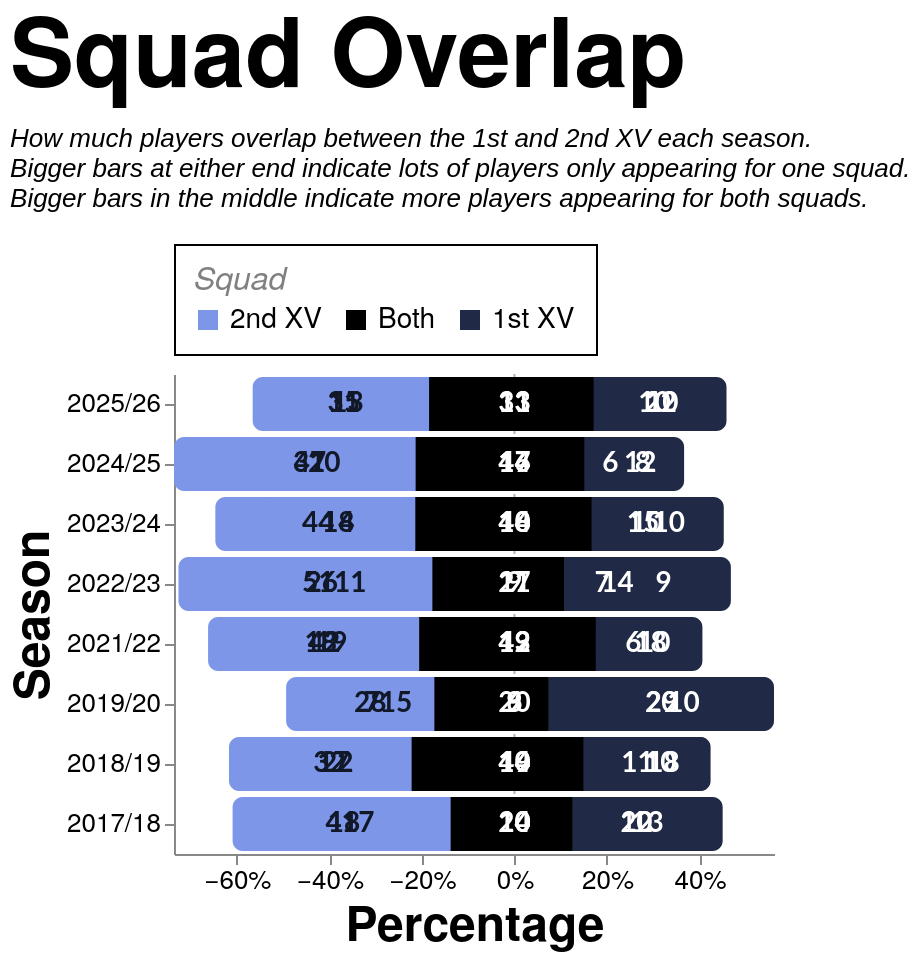

Express this chart as Vega-Lite.
### Vega-Lite specification from a JSON file in a GitHub repository (floating-point values rounded to 4 significant figures)
{"config": {"axis": {"labelFont": "PT Sans Narrow, Helvetica Neue, Helvetica, Arial, sans-serif", "titleFont": "PT Sans Narrow, Helvetica Neue, Helvetica, Arial, sans-serif", "labelFontSize": 13, "titleFontSize": 24, "gridColor": "#202947", "gridOpacity": 0.2, "zindex": 1}, "text": {"font": "Lato, sans-serif"}, "bar": {"cornerRadiusEnd": 5}, "header": {"labelFont": "PT Sans Narrow, Helvetica Neue, Helvetica, Arial, sans-serif", "titleFont": "PT Sans Narrow, Helvetica Neue, Helvetica, Arial, sans-serif", "labelFontSize": 24, "titleFontSize": 28, "labelFontWeight": "bold", "orient": "left"}, "legend": {"labelFont": "PT Sans Narrow, Helvetica Neue, Helvetica, Arial, sans-serif", "titleFont": "PT Sans Narrow, Helvetica Neue, Helvetica, Arial, sans-serif", "labelFontSize": 14, "titleFontSize": 16, "titlePadding": 5, "fillColor": "white", "strokeColor": "black", "padding": 10, "titleFontWeight": "lighter", "titleFontStyle": "italic", "titleColor": "gray", "offset": 10}, "title": {"font": "PT Sans Narrow, Helvetica Neue, Helvetica, Arial, sans-serif", "fontSize": 48, "fontWeight": "bold", "anchor": "start", "align": "center", "titlePadding": 20, "subtitlePadding": 10, "subtitleFontSize": 13, "subtitleColor": "", "subtitleFontStyle": "italic", "offset": 15, "color": "black"}, "axisX": {"labelAngle": 0}, "facet": {"title": null, "header": null, "align": {"row": "each", "column": "each"}}, "resolve": {"scale": {"y": "independent", "facet": "independent"}}, "background": "transparent", "scale": {"offsetBandPaddingOuter": 0.2, "offsetBandPaddingInner": 0.1}, "view": {"stroke": null, "background": "transparent"}}, "layer": [{"data": {"name": "data-d285a7403ed98ae579761d64a864032b"}, "mark": {"type": "rule", "color": "#000000", "opacity": 0.3, "size": 1, "strokeDash": [2, 2]}, "encoding": {"x": {"field": "x", "type": "quantitative"}}}, {"layer": [{"mark": {"type": "bar", "cornerRadiusBottomLeft": 5, "cornerRadiusBottomRight": 0, "cornerRadiusTopLeft": 5, "cornerRadiusTopRight": 0}, "encoding": {"color": {"field": "category", "legend": {"orient": "top", "title": "Squad", "values": ["2nd XV", "Both", "1st XV"]}, "scale": {"domain": ["1st XV", "Both", "2nd XV"], "range": ["#202946", "#000000", "#7d96e8"]}, "type": "nominal"}, "order": {"field": "render_priority", "sort": "ascending", "type": "quantitative"}, "tooltip": [{"field": "season", "title": "Season", "type": "ordinal"}, {"field": "unit", "title": "Unit", "type": "nominal"}, {"field": "category", "title": "Pattern", "type": "nominal"}, {"field": "category_group", "title": "Appearance", "type": "nominal"}, {"field": "players", "title": "Players", "type": "quantitative"}, {"field": "percentage", "format": ".1%", "title": "Percentage", "type": "quantitative"}], "x": {"axis": {"format": "%", "grid": false}, "field": "percentage_start", "scale": {"nice": false}, "title": "Percentage", "type": "quantitative"}, "x2": {"field": "percentage_end"}, "y": {"field": "season", "sort": "descending", "title": "Season", "type": "ordinal"}}, "transform": [{"filter": "datum.category === '2nd XV'"}]}, {"mark": {"type": "bar", "cornerRadiusBottomLeft": 0, "cornerRadiusBottomRight": 0, "cornerRadiusTopLeft": 0, "cornerRadiusTopRight": 0}, "encoding": {"color": {"field": "category", "legend": {"orient": "top", "title": "Squad", "values": ["2nd XV", "Both", "1st XV"]}, "scale": {"domain": ["1st XV", "Both", "2nd XV"], "range": ["#202946", "#000000", "#7d96e8"]}, "type": "nominal"}, "order": {"field": "render_priority", "sort": "ascending", "type": "quantitative"}, "tooltip": [{"field": "season", "title": "Season", "type": "ordinal"}, {"field": "unit", "title": "Unit", "type": "nominal"}, {"field": "category", "title": "Pattern", "type": "nominal"}, {"field": "category_group", "title": "Appearance", "type": "nominal"}, {"field": "players", "title": "Players", "type": "quantitative"}, {"field": "percentage", "format": ".1%", "title": "Percentage", "type": "quantitative"}], "x": {"axis": {"format": "%", "grid": false}, "field": "percentage_start", "scale": {"nice": false}, "title": "Percentage", "type": "quantitative"}, "x2": {"field": "percentage_end"}, "y": {"field": "season", "sort": "descending", "title": "Season", "type": "ordinal"}}, "transform": [{"filter": "datum.category === 'Both'"}]}, {"mark": {"type": "bar", "cornerRadiusBottomLeft": 0, "cornerRadiusBottomRight": 5, "cornerRadiusTopLeft": 0, "cornerRadiusTopRight": 5}, "encoding": {"color": {"field": "category", "legend": {"orient": "top", "title": "Squad", "values": ["2nd XV", "Both", "1st XV"]}, "scale": {"domain": ["1st XV", "Both", "2nd XV"], "range": ["#202946", "#000000", "#7d96e8"]}, "type": "nominal"}, "order": {"field": "render_priority", "sort": "ascending", "type": "quantitative"}, "tooltip": [{"field": "season", "title": "Season", "type": "ordinal"}, {"field": "unit", "title": "Unit", "type": "nominal"}, {"field": "category", "title": "Pattern", "type": "nominal"}, {"field": "category_group", "title": "Appearance", "type": "nominal"}, {"field": "players", "title": "Players", "type": "quantitative"}, {"field": "percentage", "format": ".1%", "title": "Percentage", "type": "quantitative"}], "x": {"axis": {"format": "%", "grid": false}, "field": "percentage_start", "scale": {"nice": false}, "title": "Percentage", "type": "quantitative"}, "x2": {"field": "percentage_end"}, "y": {"field": "season", "sort": "descending", "title": "Season", "type": "ordinal"}}, "transform": [{"filter": "datum.category === '1st XV'"}]}], "data": {"name": "data-86a4bc82cef5b394445a147d99f92586"}}, {"data": {"name": "data-86a4bc82cef5b394445a147d99f92586"}, "mark": {"type": "text", "align": "center", "baseline": "middle", "fontSize": 14, "fontWeight": "bold"}, "encoding": {"color": {"field": "label_color", "legend": null, "scale": null, "type": "nominal"}, "text": {"field": "players", "format": ".0f", "type": "quantitative"}, "x": {"field": "label_position", "type": "quantitative"}, "y": {"field": "season", "sort": "descending", "title": "Season", "type": "ordinal"}}, "transform": [{"filter": "datum.percentage >= 0.035"}]}], "height": {"step": 30}, "resolve": {"scale": {"x": "shared"}}, "title": {"text": "Squad Overlap", "subtitle": ["How much players overlap between the 1st and 2nd XV each season.", "Bigger bars at either end indicate lots of players only appearing for one squad.", "Bigger bars in the middle indicate more players appearing for both squads."]}, "width": 300, "$schema": "https://vega.github.io/schema/vega-lite/v5.20.1.json", "datasets": {"data-d285a7403ed98ae579761d64a864032b": [{"x": 0}], "data-86a4bc82cef5b394445a147d99f92586": [{"type_code": -1, "season": "2017/18", "unit": "Total", "category": "2nd XV", "players": 41, "category_group": "One squad", "render_priority": 0, "percentage": 0.4713, "percentage_end": -0.1379, "percentage_start": -0.6092, "label_position": -0.3736, "label_color": "#111827", "unit_order": 0}, {"type_code": 0, "season": "2017/18", "unit": "Total", "category": "Both", "players": 24, "category_group": "Both squads", "render_priority": 1, "percentage": 0.2759, "percentage_end": 0.1379, "percentage_start": -0.1379, "label_position": -5.551e-17, "label_color": "white", "unit_order": 0}, {"type_code": 1, "season": "2017/18", "unit": "Total", "category": "1st XV", "players": 22, "category_group": "One squad", "render_priority": 0, "percentage": 0.2529, "percentage_end": 0.3908, "percentage_start": 0.1379, "label_position": 0.2644, "label_color": "white", "unit_order": 0}, {"type_code": -1, "season": "2017/18", "unit": "Forwards", "category": "2nd XV", "players": 18, "category_group": "One squad", "render_priority": 0, "percentage": 0.4737, "percentage_end": -0.1316, "percentage_start": -0.6053, "label_position": -0.3684, "label_color": "#111827", "unit_order": 1}, {"type_code": 0, "season": "2017/18", "unit": "Forwards", "category": "Both", "players": 10, "category_group": "Both squads", "render_priority": 1, "percentage": 0.2632, "percentage_end": 0.1316, "percentage_start": -0.1316, "label_position": -2.776e-17, "label_color": "white", "unit_order": 1}, {"type_code": 1, "season": "2017/18", "unit": "Forwards", "category": "1st XV", "players": 10, "category_group": "One squad", "render_priority": 0, "percentage": 0.2632, "percentage_end": 0.3947, "percentage_start": 0.1316, "label_position": 0.2632, "label_color": "white", "unit_order": 1}, {"type_code": -1, "season": "2017/18", "unit": "Backs", "category": "2nd XV", "players": 17, "category_group": "One squad", "render_priority": 0, "percentage": 0.425, "percentage_end": -0.125, "percentage_start": -0.55, "label_position": -0.3375, "label_color": "#111827", "unit_order": 2}, {"type_code": 0, "season": "2017/18", "unit": "Backs", "category": "Both", "players": 10, "category_group": "Both squads", "render_priority": 1, "percentage": 0.25, "percentage_end": 0.125, "percentage_start": -0.125, "label_position": 0.0, "label_color": "white", "unit_order": 2}, {"type_code": 1, "season": "2017/18", "unit": "Backs", "category": "1st XV", "players": 13, "category_group": "One squad", "render_priority": 0, "percentage": 0.325, "percentage_end": 0.45, "percentage_start": 0.125, "label_position": 0.2875, "label_color": "white", "unit_order": 2}, {"type_code": -1, "season": "2018/19", "unit": "Total", "category": "2nd XV", "players": 32, "category_group": "One squad", "render_priority": 0, "percentage": 0.3556, "percentage_end": -0.2222, "percentage_start": -0.5778, "label_position": -0.4, "label_color": "#111827", "unit_order": 0}, {"type_code": 0, "season": "2018/19", "unit": "Total", "category": "Both", "players": 40, "category_group": "Both squads", "render_priority": 1, "percentage": 0.4444, "percentage_end": 0.2222, "percentage_start": -0.2222, "label_position": 1.11e-16, "label_color": "white", "unit_order": 0}, {"type_code": 1, "season": "2018/19", "unit": "Total", "category": "1st XV", "players": 18, "category_group": "One squad", "render_priority": 0, "percentage": 0.2, "percentage_end": 0.4222, "percentage_start": 0.2222, "label_position": 0.3222, "label_color": "white", "unit_order": 0}, {"type_code": -1, "season": "2018/19", "unit": "Forwards", "category": "2nd XV", "players": 22, "category_group": "One squad", "render_priority": 0, "percentage": 0.4681, "percentage_end": -0.1489, "percentage_start": -0.617, "label_position": -0.383, "label_color": "#111827", "unit_order": 1}, {"type_code": 0, "season": "2018/19", "unit": "Forwards", "category": "Both", "players": 14, "category_group": "Both squads", "render_priority": 1, "percentage": 0.2979, "percentage_end": 0.1489, "percentage_start": -0.1489, "label_position": 0.0, "label_color": "white", "unit_order": 1}, {"type_code": 1, "season": "2018/19", "unit": "Forwards", "category": "1st XV", "players": 11, "category_group": "One squad", "render_priority": 0, "percentage": 0.234, "percentage_end": 0.383, "percentage_start": 0.1489, "label_position": 0.266, "label_color": "white", "unit_order": 1}, {"type_code": -1, "season": "2018/19", "unit": "Backs", "category": "2nd XV", "players": 17, "category_group": "One squad", "render_priority": 0, "percentage": 0.3696, "percentage_end": -0.2065, "percentage_start": -0.5761, "label_position": -0.3913, "label_color": "#111827", "unit_order": 2}, {"type_code": 0, "season": "2018/19", "unit": "Backs", "category": "Both", "players": 19, "category_group": "Both squads", "render_priority": 1, "percentage": 0.413, "percentage_end": 0.2065, "percentage_start": -0.2065, "label_position": -8.327e-17, "label_color": "white", "unit_order": 2}, {"type_code": 1, "season": "2018/19", "unit": "Backs", "category": "1st XV", "players": 10, "category_group": "One squad", "render_priority": 0, "percentage": 0.2174, "percentage_end": 0.4239, "percentage_start": 0.2065, "label_position": 0.3152, "label_color": "white", "unit_order": 2}, {"type_code": -1, "season": "2019/20", "unit": "Total", "category": "2nd XV", "players": 28, "category_group": "One squad", "render_priority": 0, "percentage": 0.3636, "percentage_end": -0.1299, "percentage_start": -0.4935, "label_position": -0.3117, "label_color": "#111827", "unit_order": 0}, {"type_code": 0, "season": "2019/20", "unit": "Total", "category": "Both", "players": 20, "category_group": "Both squads", "render_priority": 1, "percentage": 0.2597, "percentage_end": 0.1299, "percentage_start": -0.1299, "label_position": 0.0, "label_color": "white", "unit_order": 0}, {"type_code": 1, "season": "2019/20", "unit": "Total", "category": "1st XV", "players": 29, "category_group": "One squad", "render_priority": 0, "percentage": 0.3766, "percentage_end": 0.5065, "percentage_start": 0.1299, "label_position": 0.3182, "label_color": "white", "unit_order": 0}, {"type_code": -1, "season": "2019/20", "unit": "Forwards", "category": "2nd XV", "players": 15, "category_group": "One squad", "render_priority": 0, "percentage": 0.3659, "percentage_end": -0.07317, "percentage_start": -0.439, "label_position": -0.2561, "label_color": "#111827", "unit_order": 1}, {"type_code": 0, "season": "2019/20", "unit": "Forwards", "category": "Both", "players": 6, "category_group": "Both squads", "render_priority": 1, "percentage": 0.1463, "percentage_end": 0.07317, "percentage_start": -0.07317, "label_position": 1.388e-17, "label_color": "white", "unit_order": 1}, {"type_code": 1, "season": "2019/20", "unit": "Forwards", "category": "1st XV", "players": 20, "category_group": "One squad", "render_priority": 0, "percentage": 0.4878, "percentage_end": 0.561, "percentage_start": 0.07317, "label_position": 0.3171, "label_color": "white", "unit_order": 1}, {"type_code": -1, "season": "2019/20", "unit": "Backs", "category": "2nd XV", "players": 7, "category_group": "One squad", "render_priority": 0, "percentage": 0.2692, "percentage_end": -0.1731, "percentage_start": -0.4423, "label_position": -0.3077, "label_color": "#111827", "unit_order": 2}, {"type_code": 0, "season": "2019/20", "unit": "Backs", "category": "Both", "players": 9, "category_group": "Both squads", "render_priority": 1, "percentage": 0.3462, "percentage_end": 0.1731, "percentage_start": -0.1731, "label_position": 5.551e-17, "label_color": "white", "unit_order": 2}, {"type_code": 1, "season": "2019/20", "unit": "Backs", "category": "1st XV", "players": 10, "category_group": "One squad", "render_priority": 0, "percentage": 0.3846, "percentage_end": 0.5577, "percentage_start": 0.1731, "label_position": 0.3654, "label_color": "white", "unit_order": 2}, {"type_code": -1, "season": "2021/22", "unit": "Total", "category": "2nd XV", "players": 42, "category_group": "One squad", "render_priority": 0, "percentage": 0.4118, "percentage_end": -0.2059, "percentage_start": -0.6176, "label_position": -0.4118, "label_color": "#111827", "unit_order": 0}, {"type_code": 0, "season": "2021/22", "unit": "Total", "category": "Both", "players": 42, "category_group": "Both squads", "render_priority": 1, "percentage": 0.4118, "percentage_end": 0.2059, "percentage_start": -0.2059, "label_position": -5.551e-17, "label_color": "white", "unit_order": 0}, {"type_code": 1, "season": "2021/22", "unit": "Total", "category": "1st XV", "players": 18, "category_group": "One squad", "render_priority": 0, "percentage": 0.1765, "percentage_end": 0.3824, "percentage_start": 0.2059, "label_position": 0.2941, "label_color": "white", "unit_order": 0}, {"type_code": -1, "season": "2021/22", "unit": "Forwards", "category": "2nd XV", "players": 19, "category_group": "One squad", "render_priority": 0, "percentage": 0.3958, "percentage_end": -0.1979, "percentage_start": -0.5938, "label_position": -0.3958, "label_color": "#111827", "unit_order": 1}, {"type_code": 0, "season": "2021/22", "unit": "Forwards", "category": "Both", "players": 19, "category_group": "Both squads", "render_priority": 1, "percentage": 0.3958, "percentage_end": 0.1979, "percentage_start": -0.1979, "label_position": -2.776e-17, "label_color": "white", "unit_order": 1}, {"type_code": 1, "season": "2021/22", "unit": "Forwards", "category": "1st XV", "players": 10, "category_group": "One squad", "render_priority": 0, "percentage": 0.2083, "percentage_end": 0.4062, "percentage_start": 0.1979, "label_position": 0.3021, "label_color": "white", "unit_order": 1}, {"type_code": -1, "season": "2021/22", "unit": "Backs", "category": "2nd XV", "players": 18, "category_group": "One squad", "render_priority": 0, "percentage": 0.4865, "percentage_end": -0.1757, "percentage_start": -0.6622, "label_position": -0.4189, "label_color": "#111827", "unit_order": 2}, {"type_code": 0, "season": "2021/22", "unit": "Backs", "category": "Both", "players": 13, "category_group": "Both squads", "render_priority": 1, "percentage": 0.3514, "percentage_end": 0.1757, "percentage_start": -0.1757, "label_position": 8.327e-17, "label_color": "white", "unit_order": 2}, {"type_code": 1, "season": "2021/22", "unit": "Backs", "category": "1st XV", "players": 6, "category_group": "One squad", "render_priority": 0, "percentage": 0.1622, "percentage_end": 0.3378, "percentage_start": 0.1757, "label_position": 0.2568, "label_color": "white", "unit_order": 2}, {"type_code": -1, "season": "2022/23", "unit": "Total", "category": "2nd XV", "players": 51, "category_group": "One squad", "render_priority": 0, "percentage": 0.5543, "percentage_end": -0.1467, "percentage_start": -0.7011, "label_position": -0.4239, "label_color": "#111827", "unit_order": 0}, {"type_code": 0, "season": "2022/23", "unit": "Total", "category": "Both", "players": 27, "category_group": "Both squads", "render_priority": 1, "percentage": 0.2935, "percentage_end": 0.1467, "percentage_start": -0.1467, "label_position": -2.776e-17, "label_color": "white", "unit_order": 0}, {"type_code": 1, "season": "2022/23", "unit": "Total", "category": "1st XV", "players": 14, "category_group": "One squad", "render_priority": 0, "percentage": 0.1522, "percentage_end": 0.2989, "percentage_start": 0.1467, "label_position": 0.2228, "label_color": "white", "unit_order": 0}, {"type_code": -1, "season": "2022/23", "unit": "Forwards", "category": "2nd XV", "players": 26, "category_group": "One squad", "render_priority": 0, "percentage": 0.619, "percentage_end": -0.1071, "percentage_start": -0.7262, "label_position": -0.4167, "label_color": "#111827", "unit_order": 1}, {"type_code": 0, "season": "2022/23", "unit": "Forwards", "category": "Both", "players": 9, "category_group": "Both squads", "render_priority": 1, "percentage": 0.2143, "percentage_end": 0.1071, "percentage_start": -0.1071, "label_position": 6.939e-17, "label_color": "white", "unit_order": 1}, {"type_code": 1, "season": "2022/23", "unit": "Forwards", "category": "1st XV", "players": 7, "category_group": "One squad", "render_priority": 0, "percentage": 0.1667, "percentage_end": 0.2738, "percentage_start": 0.1071, "label_position": 0.1905, "label_color": "white", "unit_order": 1}, {"type_code": -1, "season": "2022/23", "unit": "Backs", "category": "2nd XV", "players": 11, "category_group": "One squad", "render_priority": 0, "percentage": 0.3548, "percentage_end": -0.1774, "percentage_start": -0.5323, "label_position": -0.3548, "label_color": "#111827", "unit_order": 2}, {"type_code": 0, "season": "2022/23", "unit": "Backs", "category": "Both", "players": 11, "category_group": "Both squads", "render_priority": 1, "percentage": 0.3548, "percentage_end": 0.1774, "percentage_start": -0.1774, "label_position": 5.551e-17, "label_color": "white", "unit_order": 2}, {"type_code": 1, "season": "2022/23", "unit": "Backs", "category": "1st XV", "players": 9, "category_group": "One squad", "render_priority": 0, "percentage": 0.2903, "percentage_end": 0.4677, "percentage_start": 0.1774, "label_position": 0.3226, "label_color": "white", "unit_order": 2}, {"type_code": -1, "season": "2023/24", "unit": "Total", "category": "2nd XV", "players": 44, "category_group": "One squad", "render_priority": 0, "percentage": 0.4444, "percentage_end": -0.202, "percentage_start": -0.6465, "label_position": -0.4242, "label_color": "#111827", "unit_order": 0}, {"type_code": 0, "season": "2023/24", "unit": "Total", "category": "Both", "players": 40, "category_group": "Both squads", "render_priority": 1, "percentage": 0.404, "percentage_end": 0.202, "percentage_start": -0.202, "label_position": -2.776e-17, "label_color": "white", "unit_order": 0}, {"type_code": 1, "season": "2023/24", "unit": "Total", "category": "1st XV", "players": 15, "category_group": "One squad", "render_priority": 0, "percentage": 0.1515, "percentage_end": 0.3535, "percentage_start": 0.202, "label_position": 0.2778, "label_color": "white", "unit_order": 0}, {"type_code": -1, "season": "2023/24", "unit": "Forwards", "category": "2nd XV", "players": 18, "category_group": "One squad", "render_priority": 0, "percentage": 0.4286, "percentage_end": -0.1667, "percentage_start": -0.5952, "label_position": -0.381, "label_color": "#111827", "unit_order": 1}, {"type_code": 0, "season": "2023/24", "unit": "Forwards", "category": "Both", "players": 14, "category_group": "Both squads", "render_priority": 1, "percentage": 0.3333, "percentage_end": 0.1667, "percentage_start": -0.1667, "label_position": -2.776e-17, "label_color": "white", "unit_order": 1}, {"type_code": 1, "season": "2023/24", "unit": "Forwards", "category": "1st XV", "players": 10, "category_group": "One squad", "render_priority": 0, "percentage": 0.2381, "percentage_end": 0.4048, "percentage_start": 0.1667, "label_position": 0.2857, "label_color": "white", "unit_order": 1}, {"type_code": -1, "season": "2023/24", "unit": "Backs", "category": "2nd XV", "players": 14, "category_group": "One squad", "render_priority": 0, "percentage": 0.3333, "percentage_end": -0.2143, "percentage_start": -0.5476, "label_position": -0.381, "label_color": "#111827", "unit_order": 2}, {"type_code": 0, "season": "2023/24", "unit": "Backs", "category": "Both", "players": 18, "category_group": "Both squads", "render_priority": 1, "percentage": 0.4286, "percentage_end": 0.2143, "percentage_start": -0.2143, "label_position": 2.776e-17, "label_color": "white", "unit_order": 2}, {"type_code": 1, "season": "2023/24", "unit": "Backs", "category": "1st XV", "players": 10, "category_group": "One squad", "render_priority": 0, "percentage": 0.2381, "percentage_end": 0.4524, "percentage_start": 0.2143, "label_position": 0.3333, "label_color": "white", "unit_order": 2}, {"type_code": -1, "season": "2024/25", "unit": "Total", "category": "2nd XV", "players": 47, "category_group": "One squad", "render_priority": 0, "percentage": 0.4563, "percentage_end": -0.2136, "percentage_start": -0.6699, "label_position": -0.4417, "label_color": "#111827", "unit_order": 0}, {"type_code": 0, "season": "2024/25", "unit": "Total", "category": "Both", "players": 44, "category_group": "Both squads", "render_priority": 1, "percentage": 0.4272, "percentage_end": 0.2136, "percentage_start": -0.2136, "label_position": 2.776e-17, "label_color": "white", "unit_order": 0}, {"type_code": 1, "season": "2024/25", "unit": "Total", "category": "1st XV", "players": 12, "category_group": "One squad", "render_priority": 0, "percentage": 0.1165, "percentage_end": 0.3301, "percentage_start": 0.2136, "label_position": 0.2718, "label_color": "white", "unit_order": 0}, {"type_code": -1, "season": "2024/25", "unit": "Forwards", "category": "2nd XV", "players": 20, "category_group": "One squad", "render_priority": 0, "percentage": 0.4444, "percentage_end": -0.1889, "percentage_start": -0.6333, "label_position": -0.4111, "label_color": "#111827", "unit_order": 1}, {"type_code": 0, "season": "2024/25", "unit": "Forwards", "category": "Both", "players": 17, "category_group": "Both squads", "render_priority": 1, "percentage": 0.3778, "percentage_end": 0.1889, "percentage_start": -0.1889, "label_position": 0.0, "label_color": "white", "unit_order": 1}, {"type_code": 1, "season": "2024/25", "unit": "Forwards", "category": "1st XV", "players": 8, "category_group": "One squad", "render_priority": 0, "percentage": 0.1778, "percentage_end": 0.3667, "percentage_start": 0.1889, "label_position": 0.2778, "label_color": "white", "unit_order": 1}, {"type_code": -1, "season": "2024/25", "unit": "Backs", "category": "2nd XV", "players": 31, "category_group": "One squad", "render_priority": 0, "percentage": 0.5849, "percentage_end": -0.1509, "percentage_start": -0.7358, "label_position": -0.4434, "label_color": "#111827", "unit_order": 2}, {"type_code": 0, "season": "2024/25", "unit": "Backs", "category": "Both", "players": 16, "category_group": "Both squads", "render_priority": 1, "percentage": 0.3019, "percentage_end": 0.1509, "percentage_start": -0.1509, "label_position": 8.327e-17, "label_color": "white", "unit_order": 2}, {"type_code": 1, "season": "2024/25", "unit": "Backs", "category": "1st XV", "players": 6, "category_group": "One squad", "render_priority": 0, "percentage": 0.1132, "percentage_end": 0.2642, "percentage_start": 0.1509, "label_position": 0.2075, "label_color": "white", "unit_order": 2}, {"type_code": -1, "season": "2025/26", "unit": "Total", "category": "2nd XV", "players": 31, "category_group": "One squad", "render_priority": 0, "percentage": 0.369, "percentage_end": -0.1845, "percentage_start": -0.5536, "label_position": -0.369, "label_color": "#111827", "unit_order": 0}, {"type_code": 0, "season": "2025/26", "unit": "Total", "category": "Both", "players": 31, "category_group": "Both squads", "render_priority": 1, "percentage": 0.369, "percentage_end": 0.1845, "percentage_start": -0.1845, "label_position": 0.0, "label_color": "white", "unit_order": 0}, {"type_code": 1, "season": "2025/26", "unit": "Total", "category": "1st XV", "players": 22, "category_group": "One squad", "render_priority": 0, "percentage": 0.2619, "percentage_end": 0.4464, "percentage_start": 0.1845, "label_position": 0.3155, "label_color": "white", "unit_order": 0}, {"type_code": -1, "season": "2025/26", "unit": "Forwards", "category": "2nd XV", "players": 13, "category_group": "One squad", "render_priority": 0, "percentage": 0.3611, "percentage_end": -0.1806, "percentage_start": -0.5417, "label_position": -0.3611, "label_color": "#111827", "unit_order": 1}, {"type_code": 0, "season": "2025/26", "unit": "Forwards", "category": "Both", "players": 13, "category_group": "Both squads", "render_priority": 1, "percentage": 0.3611, "percentage_end": 0.1806, "percentage_start": -0.1806, "label_position": 2.776e-17, "label_color": "white", "unit_order": 1}, {"type_code": 1, "season": "2025/26", "unit": "Forwards", "category": "1st XV", "players": 10, "category_group": "One squad", "render_priority": 0, "percentage": 0.2778, "percentage_end": 0.4583, "percentage_start": 0.1806, "label_position": 0.3194, "label_color": "white", "unit_order": 1}, {"type_code": -1, "season": "2025/26", "unit": "Backs", "category": "2nd XV", "players": 15, "category_group": "One squad", "render_priority": 0, "percentage": 0.3947, "percentage_end": -0.1711, "percentage_start": -0.5658, "label_position": -0.3684, "label_color": "#111827", "unit_order": 2}, {"type_code": 0, "season": "2025/26", "unit": "Backs", "category": "Both", "players": 13, "category_group": "Both squads", "render_priority": 1, "percentage": 0.3421, "percentage_end": 0.1711, "percentage_start": -0.1711, "label_position": 8.327e-17, "label_color": "white", "unit_order": 2}, {"type_code": 1, "season": "2025/26", "unit": "Backs", "category": "1st XV", "players": 10, "category_group": "One squad", "render_priority": 0, "percentage": 0.2632, "percentage_end": 0.4342, "percentage_start": 0.1711, "label_position": 0.3026, "label_color": "white", "unit_order": 2}]}}
